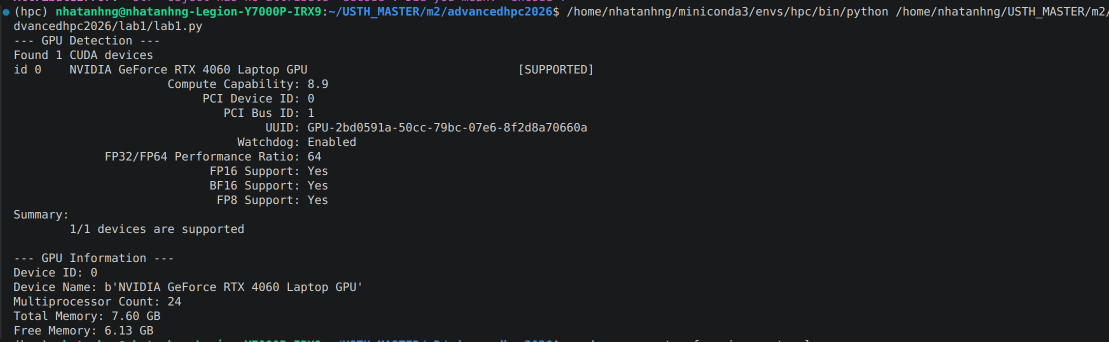
#> input picture lab1/evd.png, 2218 x 684 px, given in place of input2.jpg, which was not available (shown at 1/2 size)
$ python lab8.py
#> lines starting #> are read from the running program, lines starting #| are printed output that depends on the picture; after the words box and inside, x2 and y2 are one past the last pixel; in counts of white or black regions, pixels touching at a corner belong together; pictures that were not available may be replaced by others from this repository, and a replacement may not be noted
#> further down, input_img is the input picture: PIL image 2218x684 RGBA; mean R, G, B, A 29.5, 31.2, 32.2, 255
import numpy as np
from PIL import Image


def RGB2HSV(rgb_aos):

    height, width, _ = rgb_aos.shape
#> height = 684; width = 2218

    H = np.zeros((height, width), dtype=np.float32)
    S = np.zeros((height, width), dtype=np.float32)
    V = np.zeros((height, width), dtype=np.float32)

    rgb_norm = rgb_aos.astype(np.float32) / 255.0
    r = rgb_norm[:, :, 0]
    g = rgb_norm[:, :, 1]
    b = rgb_norm[:, :, 2]

    c_max = np.maximum(np.maximum(r, g), b)
    c_min = np.minimum(np.minimum(r, g), b)
    delta = c_max - c_min

    V[:] = c_max


    non_zero_max = c_max > 0.0
#> non_zero_max: shape (684, 2218) bool; every value is 1
    S[non_zero_max] = delta[non_zero_max] / c_max[non_zero_max]


    nonzero_delta = delta > 0.0
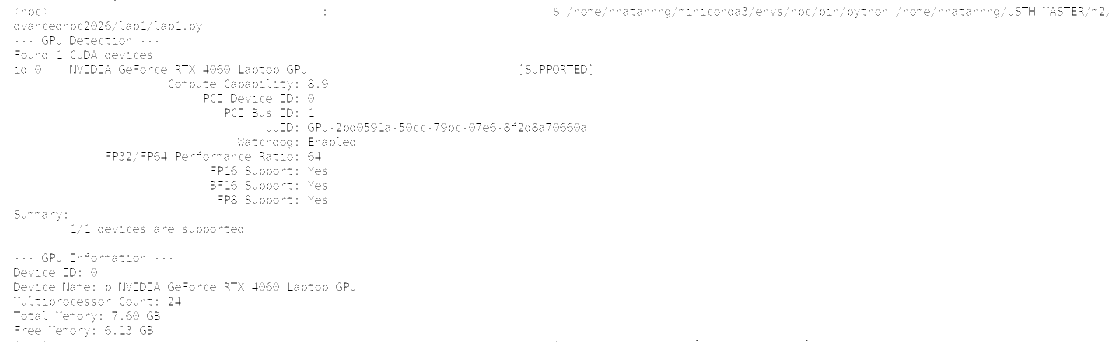
#> nonzero_delta: shape (684, 2218) bool (shown at 1/2 size); 99.3% white; black in thin lines or dots

    mask_r = nonzero_delta & (c_max == r)
#> mask_r: shape (684, 2218) bool; 1.5% white in thin lines or dots
    mask_g = nonzero_delta & (c_max == g) & (~mask_r)
#> mask_g: shape (684, 2218) bool; 0.66% white; 2369 white regions (2322 under 20 px), largest, box (x1, y1, x2, y2) and area: (237, 15, 251, 35) 179, (224, 18, 236, 36) 160, (364, 18, 376, 36) 160
    mask_b = nonzero_delta & (c_max == b) & (~mask_r) & (~mask_g)
#> mask_b: shape (684, 2218) bool; 97.1% white; black in thin lines or dots

    H[mask_r] = 60.0 * (((g[mask_r] - b[mask_r]) / delta[mask_r]) % 6.0)

    H[mask_g] = 60.0 * (((b[mask_g] - r[mask_g]) / delta[mask_g]) + 2.0)
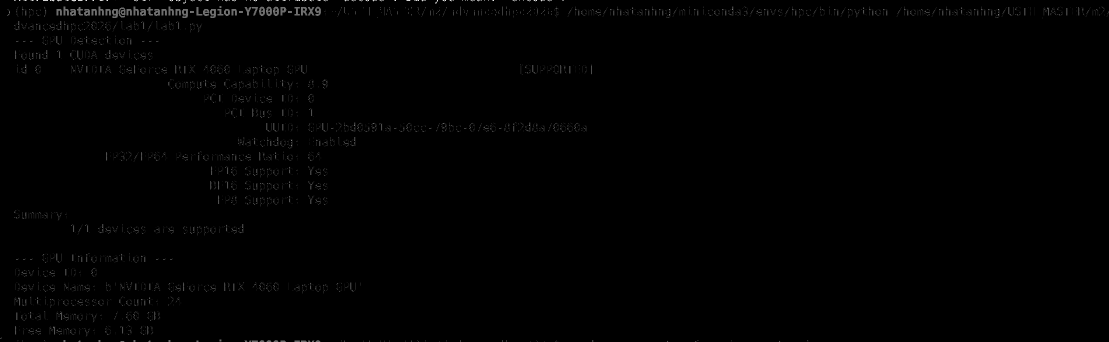
#> H: shape (684, 2218) float32 (shown at 1/2 size); min 0, max 358.9, mean 1.8; drawn with min black and max white

    H[mask_b] = 60.0 * (((r[mask_b] - g[mask_b]) / delta[mask_b]) + 4.0)
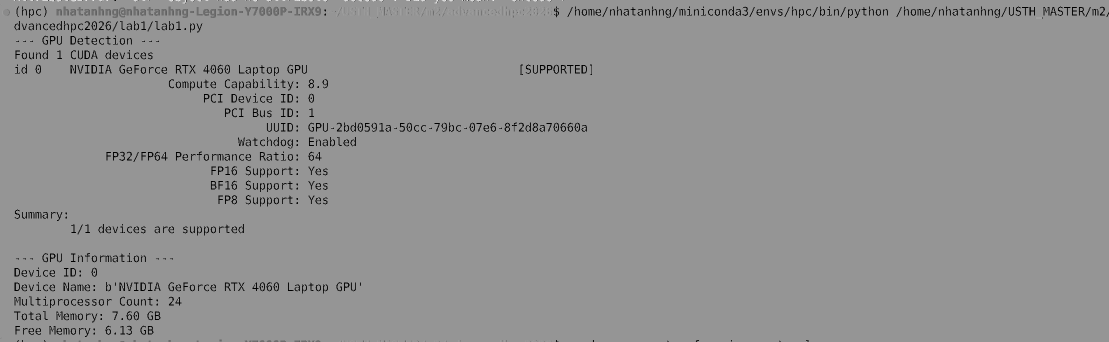
#> H: shape (684, 2218) float32 (shown at 1/2 size); min 0, max 358.9, mean 205.8; drawn with min black and max white

    H = (H % 360.0 + 360.0) % 360.0

    return H, S, V


def HSV2RGB(H, S, V):
    height, width = H.shape
#> height = 684; width = 2218
    rgb_aos = np.zeros((height, width, 3), dtype=np.uint8)

    d = H / 60.0
    hi = np.floor(d).astype(np.int32) % 6
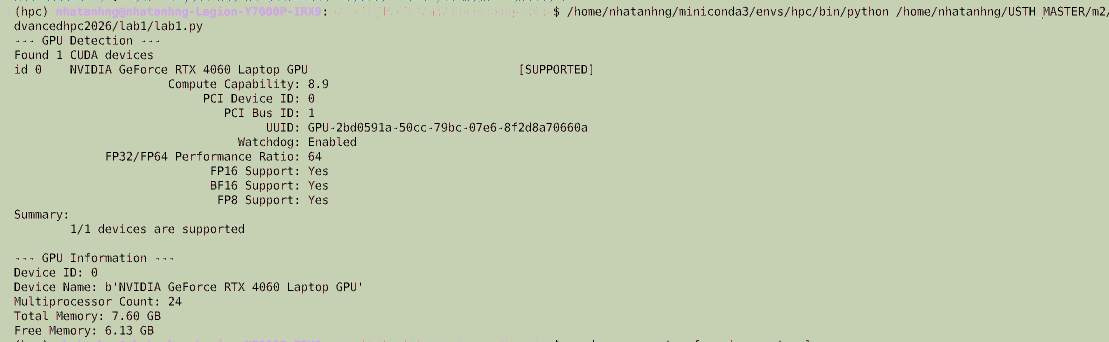
#> hi: shape (684, 2218) int32 (shown at 1/2 size); 6 distinct labels, from 0 to 5; one colour per label, 0 black
    f = d - np.floor(d)
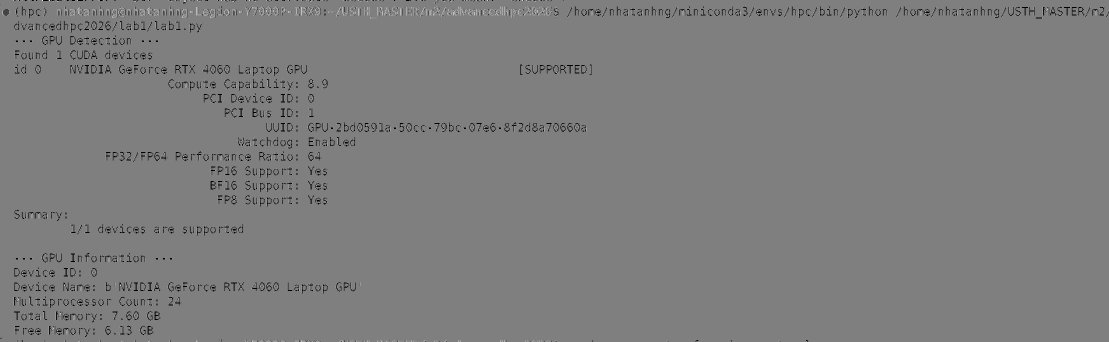
#> f: shape (684, 2218) float32 (shown at 1/2 size); min 0, max 0.989, mean 0.494

    l = V * (1.0 - S)
    m = V * (1.0 - f * S)
    n = V * (1.0 - (1.0 - f) * S)

    r = np.zeros_like(V)
    g = np.zeros_like(V)
    b = np.zeros_like(V)

    c0 = hi == 0
#> c0: shape (684, 2218) bool; 1.9% white in thin lines or dots
    r[c0], g[c0], b[c0] = V[c0], n[c0], l[c0]

    c1 = hi == 1
#> c1: shape (684, 2218) bool; 0.27% white in thin lines or dots
    r[c1], g[c1], b[c1] = m[c1], V[c1], l[c1]
#> r: shape (684, 2218) float32; min 0, max 0.8, mean 0.0146
#> g: shape (684, 2218) float32; min 0, max 0.8, mean 0.013
#> b: shape (684, 2218) float32; min 0, max 0.8, mean 0.0113

    c2 = hi == 2
#> c2: shape (684, 2218) bool; 0.35% white; 236 white regions (189 under 20 px), largest, box (x1, y1, x2, y2) and area: (237, 15, 251, 35) 176, (224, 18, 236, 36) 160, (364, 18, 376, 36) 160
    r[c2], g[c2], b[c2] = l[c2], V[c2], n[c2]
#> r: shape (684, 2218) float32; min 0, max 0.8, mean 0.0151
#> g: shape (684, 2218) float32; min 0, max 0.82, mean 0.0154
#> b: shape (684, 2218) float32; min 0, max 0.8, mean 0.0129

    c3 = hi == 3
#> c3: shape (684, 2218) bool; 97.4% white; black in thin lines or dots
    r[c3], g[c3], b[c3] = l[c3], m[c3], V[c3]

    c4 = hi == 4
#> c4: shape (684, 2218) bool; 0.08% white in thin lines or dots
    r[c4], g[c4], b[c4] = n[c4], l[c4], V[c4]
#> r: shape (684, 2218) float32; min 0, max 0.816, mean 0.115
#> g: shape (684, 2218) float32; min 0, max 0.82, mean 0.122
#> b: shape (684, 2218) float32; min 0, max 0.918, mean 0.126

    c5 = hi == 5
#> c5: shape (684, 2218) bool; 0.06% white in thin lines or dots
    r[c5], g[c5], b[c5] = V[c5], l[c5], m[c5]
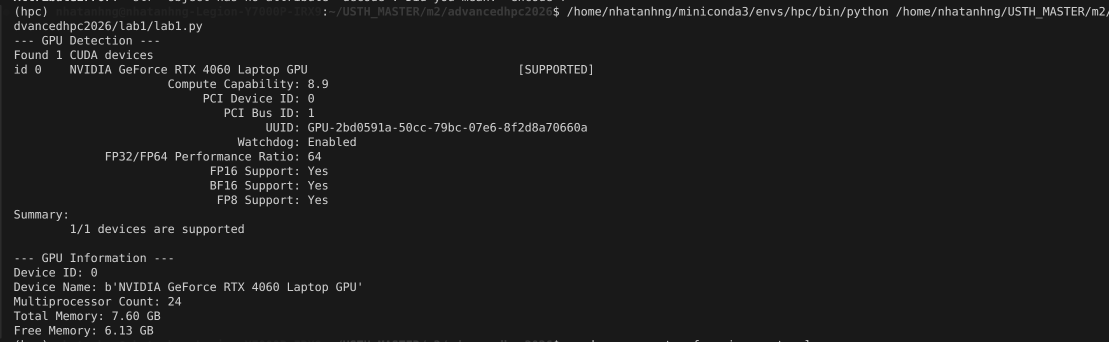
#> r: shape (684, 2218) float32 (shown at 1/2 size); min 0.098, max 0.839, mean 0.116
#> g: shape (684, 2218) float32; min 0.102, max 0.82, mean 0.122
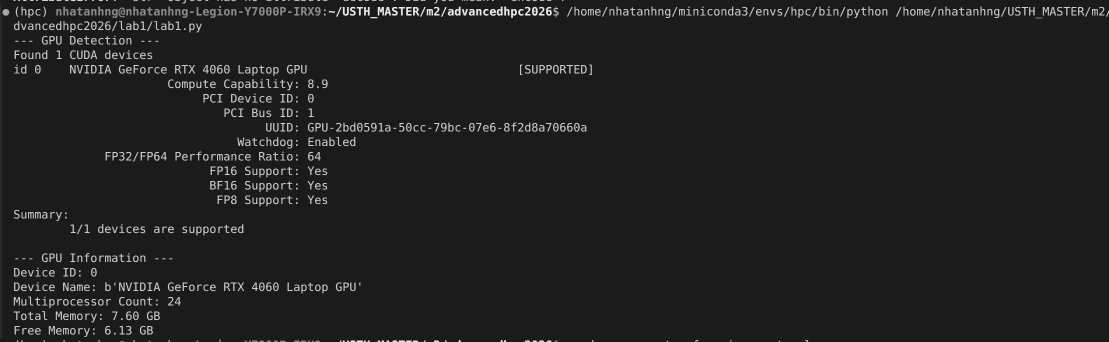
#> b: shape (684, 2218) float32 (shown at 1/2 size); min 0.106, max 0.918, mean 0.126

    rgb_aos[:, :, 0] = np.clip(np.round(r * 255.0), 0, 255).astype(np.uint8)
    rgb_aos[:, :, 1] = np.clip(np.round(g * 255.0), 0, 255).astype(np.uint8)
    rgb_aos[:, :, 2] = np.clip(np.round(b * 255.0), 0, 255).astype(np.uint8)

    return rgb_aos


if __name__ == "__main__":
    input_path = "input2.jpg"
    output_path = "reconstructed.jpg"

    input_img = Image.open(input_path)
    original_aos = np.array(input_img)

    H, S, V = RGB2HSV(original_aos)

    reconstructed_aos = HSV2RGB(H, S, V)

    Image.fromarray(reconstructed_aos).save(output_path)

#> (the run stopped early here; a loop or call above may not have finished)
